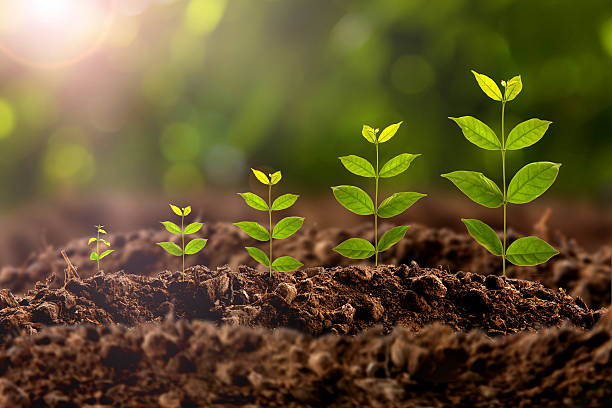
#> input picture Image_processing_study/images/plant.jpg, 612 x 408 px, found by its file name
$ python hough_line.py
#> lines starting #> are read from the running program, lines starting #| are printed output that depends on the picture; after the words box and inside, x2 and y2 are one past the last pixel; in counts of white or black regions, pixels touching at a corner belong together
import cv2
import numpy as np


def showimg(image):
    cv2.imshow("iwin",image)
    cv2.waitKey(0)
image =cv2.imread("/../images/plant.jpg",-1)
#> image is the input picture: shape (408, 612, 3); mean B, G, R 46, 84.8, 98.6

showimg(image)

gray_img = cv2.cvtColor(image,cv2.COLOR_BGR2GRAY)
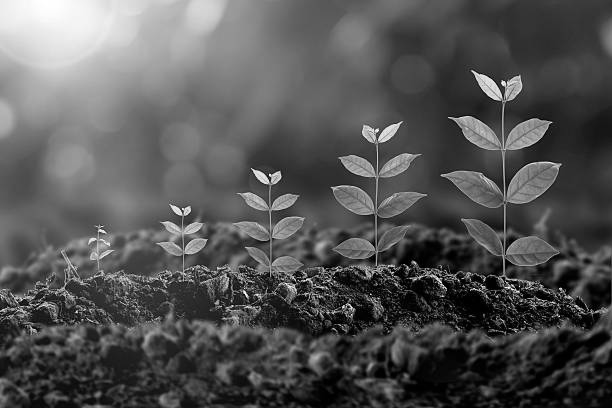
#> gray_img: shape (408, 612); min 0, max 255, mean 84.5
edge_img = cv2.Canny(gray_img,127,255)
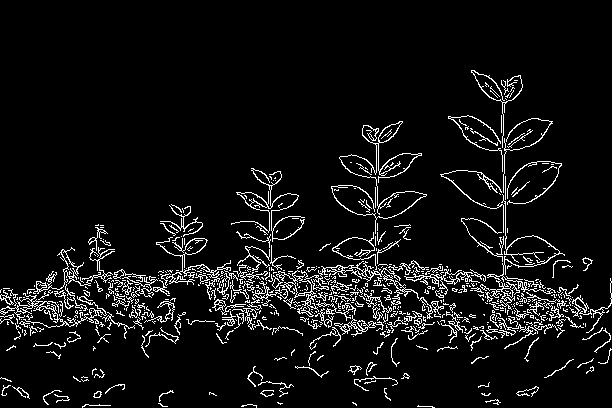
#> edge_img: shape (408, 612); 6.8% white in thin lines or dots, all inside (x1, y1, x2, y2) = (0, 70, 612, 408)

#pixel wise cofigurations
minlinelen = 20
maxlinegatp = 3

#Hough line Probability mode
lines = cv2.HoughLinesP(edge_img,1,np.pi/180,100,None,minlinelen,maxlinegatp)
#> lines = 113 rows, first 6: [0, 297, 24, 297], [252, 292, 272, 291], [189, 277, 216, 277], [17, 309, 75, 306], [555, 300, 575, 301], [497, 326, 532, 331]

for x1,y1,x2,y2 in lines[0]:
    cv2.line(image,(x1,y1),(x2,y2),(0,255,0),2)
#> this loop made 1 pass
#> image: shape (408, 612, 3); 0.03% of pixels changed, all inside (x1, y1, x2, y2) = (0, 296, 26, 299)

showimg(image)

$ run again, with Image_processing_study/images/beach.jpg copied over Image_processing_study/images/plant.jpg
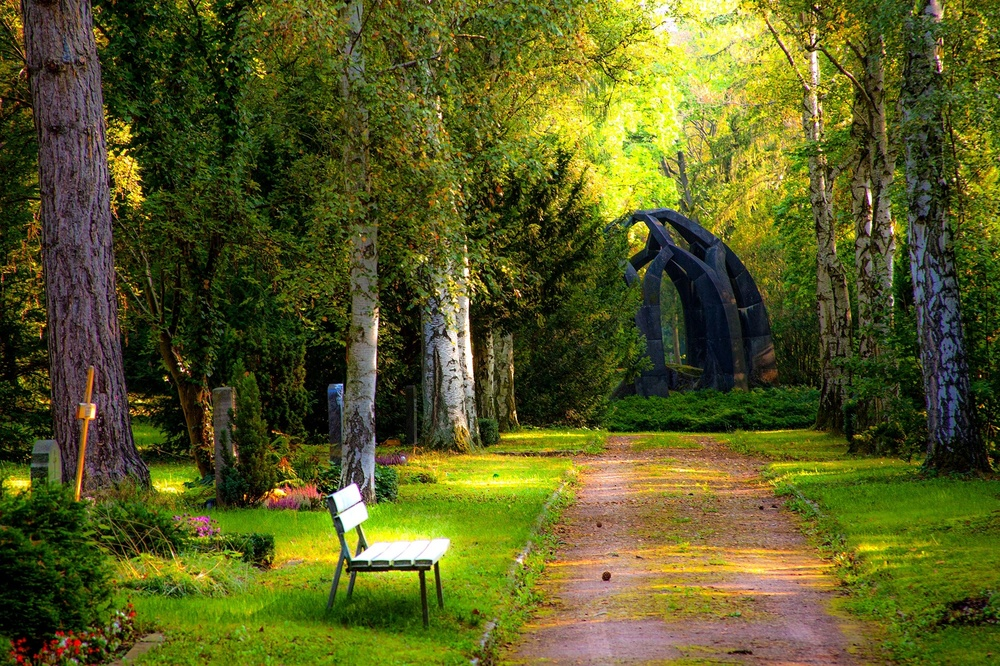
#> input picture Image_processing_study/images/beach.jpg, 1000 x 666 px, shrunk from 2000 x 1333 before the run, found by its file name
#> image is the input picture: shape (666, 1000, 3); mean B, G, R 34.7, 91.9, 88.7
#> `gray_img = cv2.cvtColor(image,cv2.COLOR_BGR2GRAY)`:
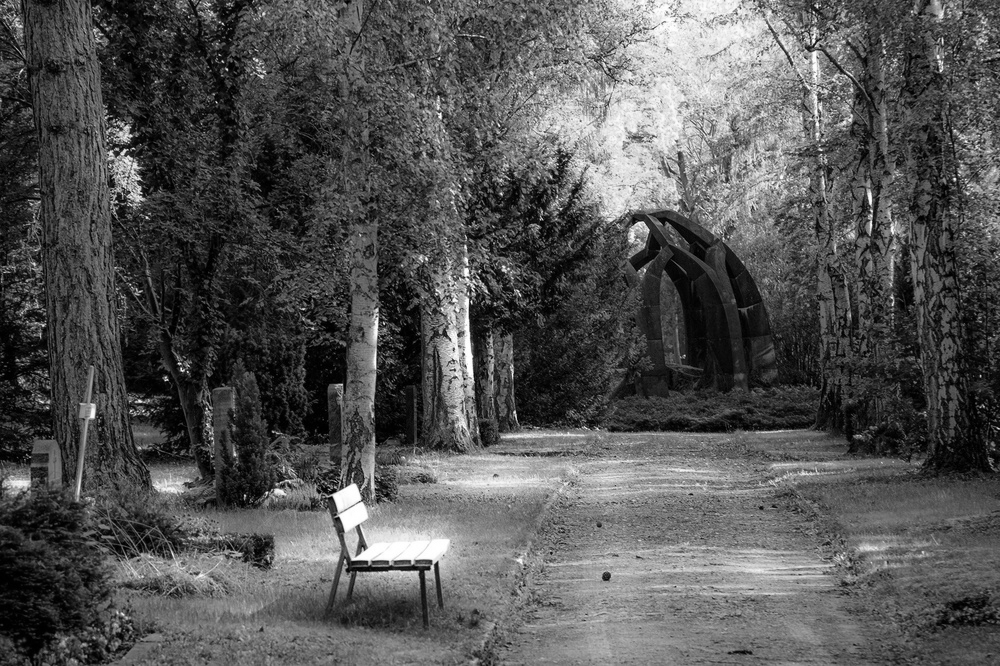
#> gray_img: shape (666, 1000); min 0, max 255, mean 84.4
#> `edge_img = cv2.Canny(gray_img,127,255)`:
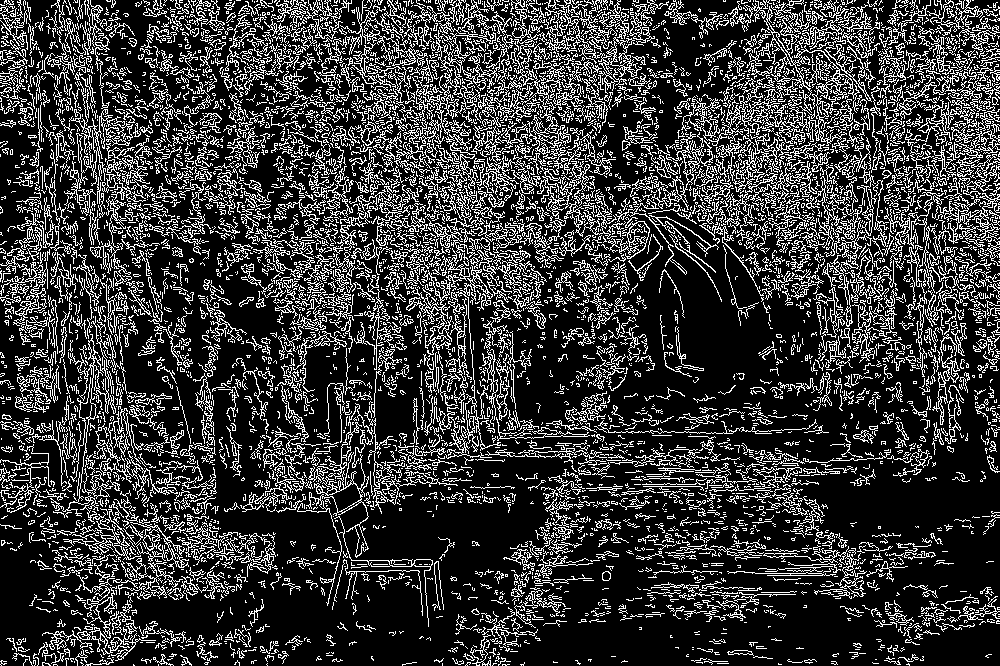
#> edge_img: shape (666, 1000); 22.2% white in thin lines or dots
#> lines = 1232 rows, first 6: [741, 154, 763, 158], [70, 547, 117, 500], [544, 75, 564, 76], [595, 232, 618, 223], [229, 208, 268, 199], [891, 182, 917, 187]
#> the loop `for x1,y1,x2,y2 in lines[0]:` made 1 pass

$ run again, with Image_processing_study/images/fall.jpg copied over Image_processing_study/images/plant.jpg
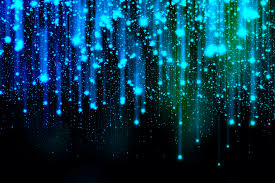
#> input picture Image_processing_study/images/fall.jpg, 275 x 183 px, found by its file name
#> image is the input picture: shape (183, 275, 3); mean B, G, R 75.8, 54.6, 4.8
#> `edge_img = cv2.Canny(gray_img,127,255)`:
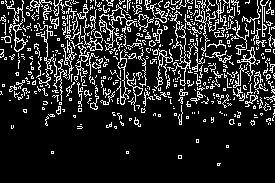
#> edge_img: shape (183, 275); 15.4% white in thin lines or dots
#> lines = [[44, 18, 73, 28]]
#> the loop `for x1,y1,x2,y2 in lines[0]:` made 1 pass
#> after the loop `for x1,y1,x2,y2 in lines[0]:`:
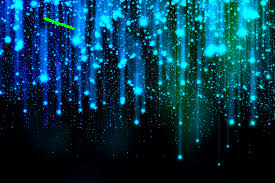
#> image: shape (183, 275, 3); 0.17% of pixels changed, all inside (x1, y1, x2, y2) = (43, 17, 75, 30)
